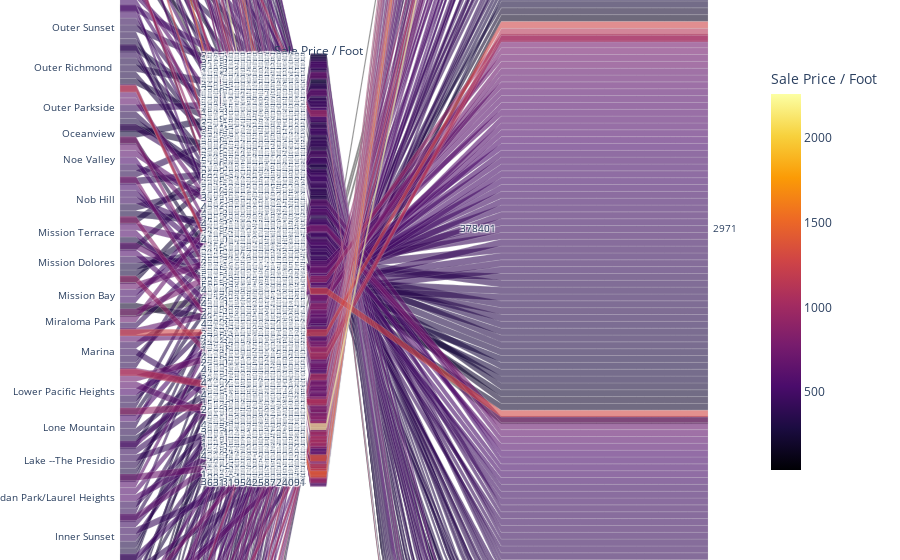

Notebook code for this chart:
### Code cell
px.parallel_categories(
    neighborhood_avg_dataframe,
    dimensions=["neighborhood", "sale_price_sqr_foot", "housing_units","gross_rent"],
    color="sale_price_sqr_foot",
    color_continuous_scale=px.colors.sequential.Inferno,
    labels={
        "neightborhood": "Neighborhood",
        "sale_price_sqr_foot": "Sale Price / Foot",
        "housing_units": "Housing Units",
        "gross_rent": "Gross Rent"
    },
)

### Figure 1 — Plotly figure (JSON) as saved in the notebook; plotly's stock layout.template omitted (floating-point values rounded to 4 significant figures; data arrays with more than 128 entries replaced by an {"elided": "..."} marker saying what was removed)
{"data": [{"dimensions": [{"label": "neighborhood", "values": {"elided": "397 str values"}}, {"label": "Sale Price / Foot", "values": {"elided": "397 float values"}}, {"label": "Housing Units", "values": {"elided": "397 int values"}}, {"label": "Gross Rent", "values": {"elided": "397 int values"}}], "domain": {"x": [0, 1], "y": [0, 1]}, "line": {"color": {"elided": "397 float values"}, "coloraxis": "coloraxis"}, "name": "", "type": "parcats"}], "layout": {"coloraxis": {"colorbar": {"title": {"text": "Sale Price / Foot"}}, "colorscale": [[0, "#000004"], [0.1111, "#1b0c41"], [0.2222, "#4a0c6b"], [0.3333, "#781c6d"], [0.4444, "#a52c60"], [0.5556, "#cf4446"], [0.6667, "#ed6925"], [0.7778, "#fb9b06"], [0.8889, "#f7d13d"], [1, "#fcffa4"]]}, "legend": {"tracegroupgap": 0}, "margin": {"t": 60}}}
